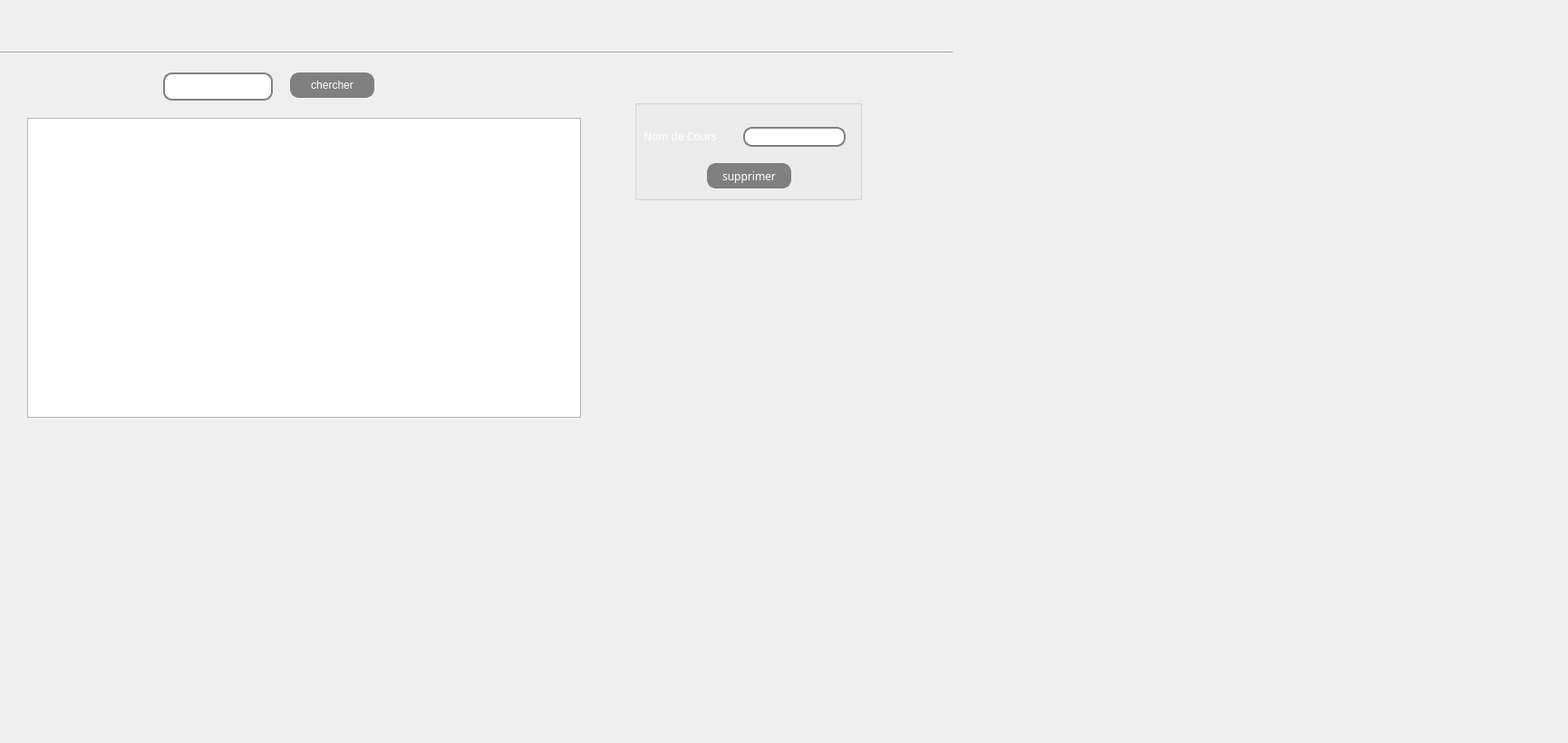
      <widget class="QWidget" name="tab_8">
       <attribute name="title">
        <string>fichier</string>
       </attribute>
       <widget class="Line" name="line_3">
        <property name="geometry">
         <rect>
          <x>0</x>
          <y>50</y>
          <width>1051</width>
          <height>16</height>
         </rect>
        </property>
        <property name="orientation">
         <enum>Qt::Horizontal</enum>
        </property>
       </widget>
       <widget class="QGroupBox" name="groupBox">
        <property name="geometry">
         <rect>
          <x>700</x>
          <y>110</y>
          <width>251</width>
          <height>111</height>
         </rect>
        </property>
        <property name="styleSheet">
         <string notr="true">text-align: center;
color:white;
font-family: Arial Black;</string>
        </property>
        <property name="title">
         <string/>
        </property>
        <widget class="QPushButton" name="suppCours_4">
         <property name="geometry">
          <rect>
           <x>80</x>
           <y>70</y>
           <width>93</width>
           <height>28</height>
          </rect>
         </property>
         <property name="styleSheet">
          <string notr="true">color: white;
background:gray;
 border: 2px solid gray;
 border-radius: 10px;



</string>
         </property>
         <property name="text">
          <string>supprimer</string>
         </property>
        </widget>
        <widget class="QLabel" name="suppCours_5">
         <property name="geometry">
          <rect>
           <x>10</x>
           <y>30</y>
           <width>111</width>
           <height>20</height>
          </rect>
         </property>
         <property name="styleSheet">
          <string notr="true">text-align: center;
color:white;
font-family: Arial Black;</string>
         </property>
         <property name="text">
          <string>Nom de Cours</string>
         </property>
        </widget>
        <widget class="QLineEdit" name="suppCours_6">
         <property name="geometry">
          <rect>
           <x>120</x>
           <y>30</y>
           <width>113</width>
           <height>22</height>
          </rect>
         </property>
         <property name="styleSheet">
          <string notr="true"> border: 2px solid gray;
 border-radius: 10px;</string>
         </property>
        </widget>
       </widget>
       <widget class="QTableView" name="chercher_cours_3">
        <property name="geometry">
         <rect>
          <x>30</x>
          <y>130</y>
          <width>611</width>
          <height>331</height>
         </rect>
        </property>
       </widget>
       <widget class="QLineEdit" name="lineEdit_chercher_2">
        <property name="geometry">
         <rect>
          <x>180</x>
          <y>80</y>
          <width>121</width>
          <height>31</height>
         </rect>
        </property>
        <property name="styleSheet">
         <string notr="true"> border: 2px solid gray;
 border-radius: 10px;</string>
        </property>
        <property name="text">
         <string/>
        </property>
       </widget>
       <widget class="QPushButton" name="chercher_2">
        <property name="geometry">
         <rect>
          <x>320</x>
          <y>80</y>
          <width>93</width>
          <height>28</height>
         </rect>
        </property>
        <property name="styleSheet">
         <string notr="true">color: white;
background:gray;
 border: 2px solid gray;
 border-radius: 10px;



</string>
        </property>
        <property name="text">
         <string>chercher</string>
        </property>
       </widget>
       <widget class="QLabel" name="background_6">
        <property name="geometry">
         <rect>
          <x>120</x>
          <y>30</y>
          <width>1601</width>
          <height>781</height>
         </rect>
        </property>
        <property name="text">
         <string/>
        </property>
       </widget>
      </widget>
